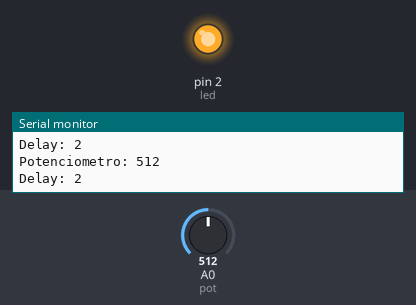
Recording of a sketch running on a simulated Arduino Uno, built with avr-gcc and run on an emulated ATmega328P. On the bench: output pins drawn as LEDs (lit = HIGH), the last lines printed to the serial monitor. Dashed ring = blinking. Inputs (shaded band) come from the test bench; at power-on: A0 (pot) = 512.

Above: at 4.8 s.
4.9 s: A0 (pot) set to 222
9.9 s: A0 (pot) set to 190
At 11.3 s:
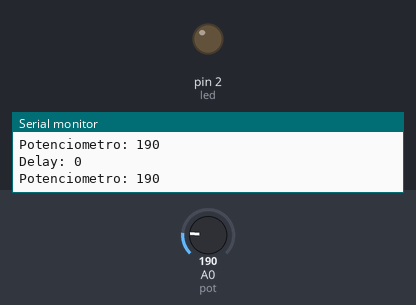
14.9 s: A0 (pot) set to 306
At 15.7 s:
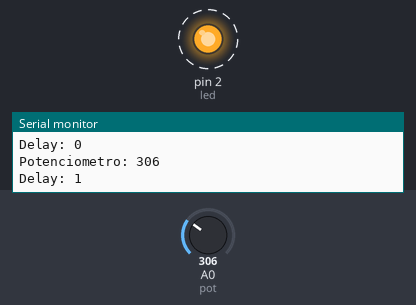
22.4 s: A0 (pot) set to 0
At 23.5 s:
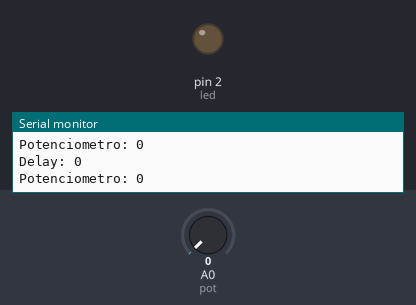
Timing chart, 0 to 25.4 s (numbered marks = the images above; inputs shaded):
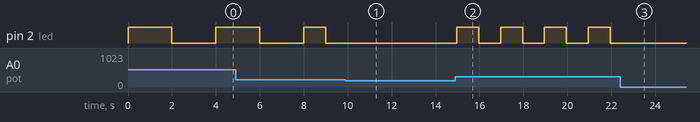

The sketch:

3-Potenciometro.ino
```cpp
int led=2;
int pot=A0;
int lecturaPot=0;
int delayPot=0;

void setup() {
  pinMode(led,OUTPUT);
  pinMode(pot,INPUT);
  Serial.begin(9600);
}

void loop() {
  lecturaPot=analogRead(pot);
  Serial.print("Potenciometro: ");
  Serial.println(lecturaPot);
  delayPot=lecturaPot*5/1024;
  Serial.print("Delay: ");
  Serial.println(delayPot);
  digitalWrite(led,HIGH);
  delay(delayPot*1000);
  digitalWrite(led,LOW);
  delay(delayPot*1000);
}
```

Measured:
- the behaviour switches between 205 and 204 on A0 (pot) (found by bisection; images 0 and 1)
- after the input at 9.9 s, pin 2 (led): stops changing and stays LOW
- after the input at 14.9 s, pin 2 (led): alternates HIGH for 1.0 s and LOW for 1.0 s, starting after 0.06 s
- after the input at 22.4 s, pin 2 (led): stops changing and stays LOW
